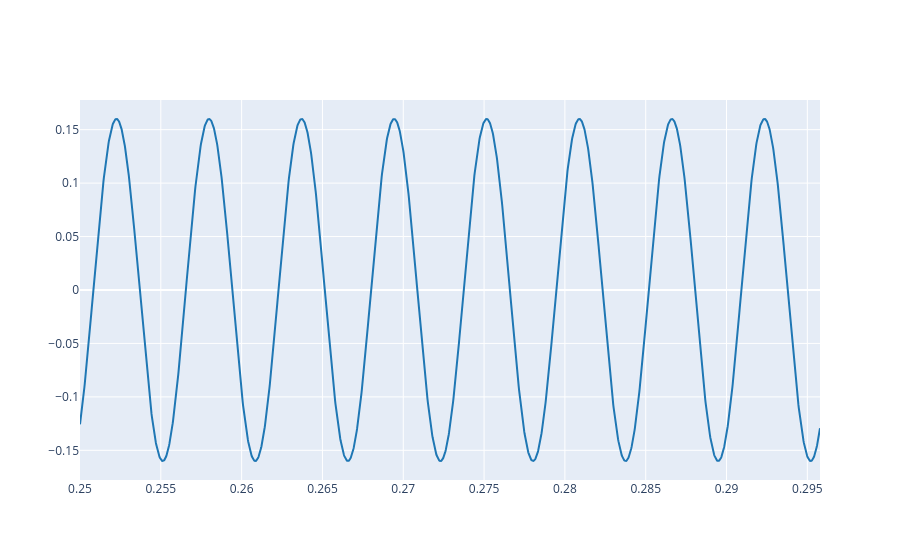

Notebook cell for this chart:
### Markdown cell above
3.1. Load your reference audio signal and plot some periods (5-10) where the amplitude is stable. For instance see Ex. 2.3 from Lab 1. Listen to the sound as well and compare it with your synthesized signal.

### Code cell
ref, fs = load_audio('sound_lab1.wav')

t_start = 0.25
t_end = t_start + (8 / 174.61)

plot_signals([ref], fs, t_start=t_start, t_end=t_end, name=['reference'])

Audio(ref, rate=fs)

### Figure 1 — Plotly figure (JSON) as saved in the notebook; plotly's stock layout.template omitted (floating-point values rounded to 4 significant figures; data arrays with more than 128 entries replaced by an {"elided": "..."} marker saying what was removed)
{"data": [{"line": {"color": "#1f77b4", "shape": "linear"}, "mode": "lines", "name": "reference", "type": "scatter", "x": {"elided": "2020 float values"}, "y": {"elided": "2020 float values"}}], "layout": {}}
